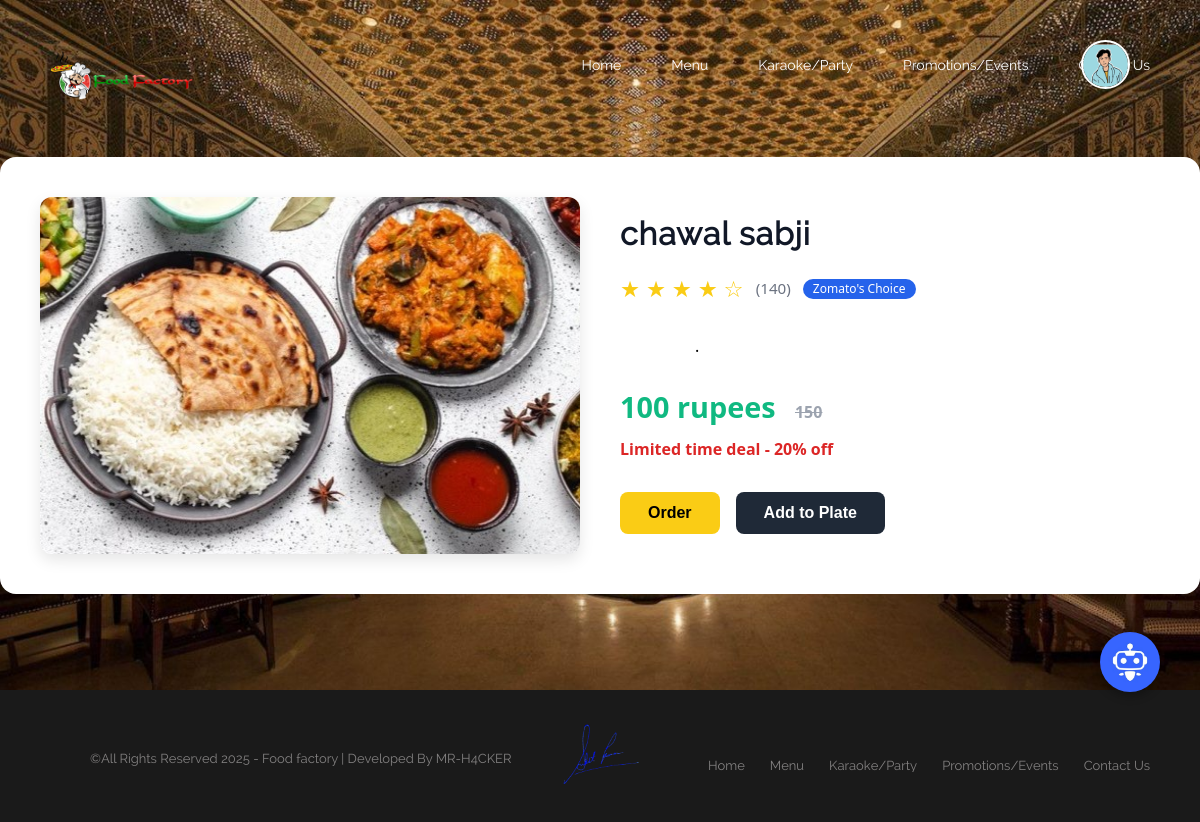
Page /menu_detail/dhal-chawal-sabji/ (signed in) on the committed database.
### SysAdmin/models.py (models this page shows, shortened)
class WebUsers(models.Model):
    username = models.CharField(max_length=25, null=False, blank=False, unique=True)
    password = models.CharField(max_length=128, null=False, blank=False)
    email_id = models.EmailField(max_length=35, null=False, blank=True,default=None,unique=False)
    mob_no = models.CharField(max_length=12, null=True, blank=True)
    user_image = models.FileField(upload_to='user/', max_length=250, null=True, default="/user/default-profile-picture-grey-mal.png")
    date_joined = models.DateTimeField(default=timezone.now)
    last_login = models.DateTimeField(null=True, blank=True)

### service/models.py (models this page shows, shortened)
class service(models.Model):
    service_image = models.FileField(upload_to='food/', max_length=250, null=True, default="/food/set-vector.jpg")
    service_title = models.CharField(max_length=50)
    service_price = models.IntegerField(null=True, default=None)
    service_oldprice = models.IntegerField(null=True, default=0, blank=True)
    service_rating = models.CharField(max_length=20, null=True, default="100", blank=True)
    service_badge = models.CharField(max_length=20, null=True, default="Amazon's Choice", blank=True)
    service_desc = HTMLField(blank=True)
    menu_slug = AutoSlugField(populate_from='service_title', unique=True, null=False, default=None)
    service_deal = models.IntegerField(null=True, default=20, blank=True)
    discount = models.DecimalField(max_digits=5, decimal_places=2, null=True, blank=True)

### food_factory/views.py (the view)
# urls.py: path('menu_detail/<slug>/', views.menu_detail, name='menu_detail'),
@require_login
def menu_detail(request, slug):
    menu_detail = get_object_or_404(service, menu_slug=slug)
    return render(request, "menu_detail.html", {"menu_detail": menu_detail})

### SysAdmin/context_processors.py (called while the page is built)
def webuser_context(request):
    user_id = request.session.get('user_id')
    webuser = None
    if user_id:
        try:
            webuser = WebUsers.objects.get(id=user_id)
        except WebUsers.DoesNotExist:
            pass
    return {'webuser': webuser}

### food_factory/views.py (called while the page is built)
def require_login(view_func):
    @wraps(view_func)
    def _wrapped_view(request, *args, **kwargs):
        user_id = request.session.get('user_id')
        if not user_id:
            return redirect('user-login')
        return view_func(request, *args, **kwargs)
    return _wrapped_view

### templates/menu_detail.html (shortened to what this page needs)
{% extends 'base.html' %}
{% load static %}
{% block content %}
<section class="billboard light">
    {% include "header.html" %}
	<head>
		  <link rel="stylesheet" href="/static/css/styles.css">
	</head>
    <div class="container">
        <div class="product-image">
            <img src="/media/{{ menu_detail.service_image }}" alt="Food Image">
        </div>
        <div class="product-details">
            <h1>{{ menu_detail.service_title }}</h1>
            <div class="ratings">
                <span class="stars">★ ★ ★ ★ ☆</span>
                <span class="rating-count">({{ menu_detail.service_rating }})</span>
                <span class="badge">{{ menu_detail.service_badge }}</span>
            </div>
            <p class="description">
                {{ menu_detail.service_desc|safe }}
            </p>
            <div class="price">
                {{ menu_detail.service_price }} rupees
                <span class="mrp">{{ menu_detail.service_oldprice }}</span>
            </div>
            <div class="deal">
                Limited time deal - {{ menu_detail.service_deal }}% off
            </div>
            <div class="buttons">
                <a href="{% url 'orderpage' menu_detail.menu_slug %}"><button class="buy">Order</button></a>
                <button onclick="add_to_cart({{ menu_detail.id }})" class="cart">Add to Plate</button>
            </div>
        </div>
    </div>
</section>
{% include "footer.html" %}
{% endblock %}

### templates/header.html (shortened to what this page needs)
{% load static %}
<!DOCTYPE html>
<html lang="en">
<head>
  <link rel="stylesheet" href="/static/css/header.css">
</head>
<body>
<header class="wrapper light">
  <a href="/"><img class="logo" src="/static/img/logo.png" alt="Restaurant Logo"/></a>
  <nav>
    <ul class="nav-links">
      <li class="{% if request.path == '/' %} active {% endif %}" style="{% if request.path == '/' %} background-color: #FFD700 ; border-radius: 4px; padding: 5px 10px; {% endif %}"><a href="/">Home</a></li>
      <li class="{% if request.path == '/menu/' %}active{% endif %}" style="{% if request.path == '/menu/' %} background-color: #FFD700; border-radius: 4px; padding: 5px 10px; {% endif %}"><a href="/menu">Menu</a></li>
      <li class="{% if request.path == '/karaoke/' %} active {% endif %}" style="{% if request.path == '/karaoke/' %} background-color: #FFD700; border-radius: 4px; padding: 5px 10px; {% endif %}"><a href="/karaoke">Karaoke/Party</a></li>
      <li class="" style=""><a href="/promotions">Promotions/Events</a></li>
      <li class="{% if request.path == '/contact/' %} active {% endif %}" style="{% if request.path == '/contact/' %} background-color: #FFD700; border-radius: 4px; padding: 5px 10px; {% endif %}"><a href="/contact">Contact Us</a></li>
    </ul>
    {% if webuser %}
    <div class="profile-container" id="profileContainer">
      <div class="profile-pic" id="profilePic" style="cursor: pointer;">
        {% if webuser.user_image %}
          <img src="{{ webuser.user_image.url }}" alt="Profile Picture" />
        {% else %}
          <img src="/media/user/default-profile-picture-grey-mal.png" alt="Profile Picture" />
        {% endif %}
      </div>
    </div>
    {% else %}
    <div class="admin-profile">
      <a style="text-decoration:none;" href="/login">Login</a>
    </div>
    {% endif %}
  </nav>
</header>
<div class="chatbot-icon" id="chatbotIcon">
  <img src="/static/img/Untitled (1).jpg" alt="Chatbot Icon">
</div>
</body>
</html>

### static/css/main.css (style rules this page uses)
body { background: #fff; }
.wrapper { width: 1100px; margin: 0 auto; }
h1, h2, h3, h4, h5 ,h6 { color:#800000; font-family: "raleway-regular", arial; letter-spacing: 1px; }
h1 { font-size: 2em; margin: .67em 0 }
h1, h2, h3, h4, h5, h6 { font-weight: bolder }
.logo { width: 25%; }
.billboard { width: 100%; height: 690px; position: relative; }
.billboard.light { background: url('../img/homepage_pic.jpg'); background-size: cover; -webkit-background-size: cover; -moz-background-size: cover; -o-background-size: cover; }
header { width: 100%; height: 125px; }
header .logo { float: left; margin-top: 50px; width:13%; }
header nav { float: right; margin-top: 57px; }
header nav ul li { list-style: none; display: block; float: left; margin-left: 50px; }
header nav ul li a { text-decoration: none; font-family: "raleway-regular"; font-size: 14px; transition:all .2s linear; -webkit-transition:all .2s linear; -moz-transition:all .2s linear; -o-transition:all .2s linear; }
header.light nav ul li a { color: #fff; }

### static/css/header.css (style rules this page uses)
.logo { height: 50px; }
.profile-container { position: absolute; top: 40px; right: 70px; display: inline-block; }
.profile-pic { width: 45px; height: 45px; border-radius: 50%; overflow: hidden; border: 2px solid #fff; cursor: pointer; }
.profile-pic img { width: 100%; height: 100%; object-fit: cover; display: block; }
.chatbot-icon { position: fixed; bottom: 130px; right: 40px; z-index: 1001; cursor: pointer; border-radius: 50%; height: 60px; width: 60px; overflow: hidden; box-shadow: 0 4px 10px rgba(0,0,0,0.3); }
.chatbot-icon img { width: 100%; height: 100%; object-fit: cover; }

### static/css/styles.css (style rules this page uses)
.container { display: flex; flex-wrap: wrap; background-color: #ffffff; max-width: 1200px; margin: 2rem auto; padding: 2.5rem; border-radius: 16px; box-shadow: 0 8px 30px rgba(0, 0, 0, 0.07); gap: 2.5rem; font-family: 'Segoe UI', Tahoma, Geneva, Verdana, sans-serif; }
.product-image { flex: 1; min-width: 300px; display: flex; align-items: center; justify-content: center; }
.product-image img { width: 100%; max-height: 480px; object-fit: cover; border-radius: 12px; box-shadow: 0 6px 15px rgba(0, 0, 0, 0.1); }
.product-details { flex: 1; display: flex; flex-direction: column; gap: 1.2rem; }
h1 { font-size: 2rem; font-weight: 700; color: #111827; margin-bottom: 0.5rem; }
.ratings { display: flex; align-items: center; gap: 0.75rem; }
.stars { color: #facc15; font-size: 1.4rem; }
.rating-count { font-size: 0.95rem; color: #6b7280; }
.badge { background-color: #2563eb; color: #ffffff; padding: 4px 10px; font-size: 0.75rem; border-radius: 9999px; font-weight: 500; }
.description { font-size: 1rem; color: #374151; line-height: 1.6; }
.price { font-size: 1.8rem; color: #10b981; font-weight: bold; }
.mrp { font-size: 1rem; text-decoration: line-through; color: #9ca3af; margin-left: 0.75rem; }
.deal { font-size: 1rem; font-weight: 600; color: #dc2626; }
.buttons { display: flex; gap: 1rem; margin-top: 1rem; }
button { padding: 0.75rem 1.75rem; font-weight: 600; border: none; border-radius: 8px; cursor: pointer; font-size: 1rem; transition: transform 0.2s ease, background-color 0.3s ease; }
.buy { background-color: #facc15; color: #000000; }
.cart { background-color: #1f2937; color: #ffffff; }

### rows in the picture
WebUsers: user_image (picture)
service: service_image (picture), service_title "chawal sabji", service_rating "140", service_badge "Zomato's Choice", service_desc ".", service_price "100", service_oldprice "150", service_deal "20"
